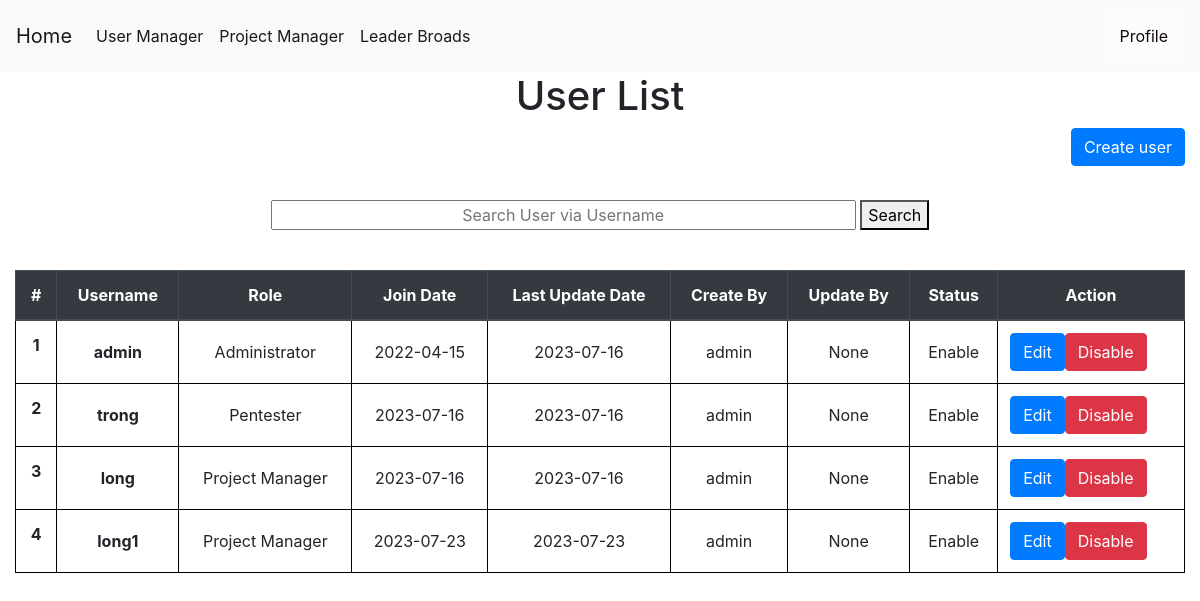
The app's page /enableaccount (signed in), older data.
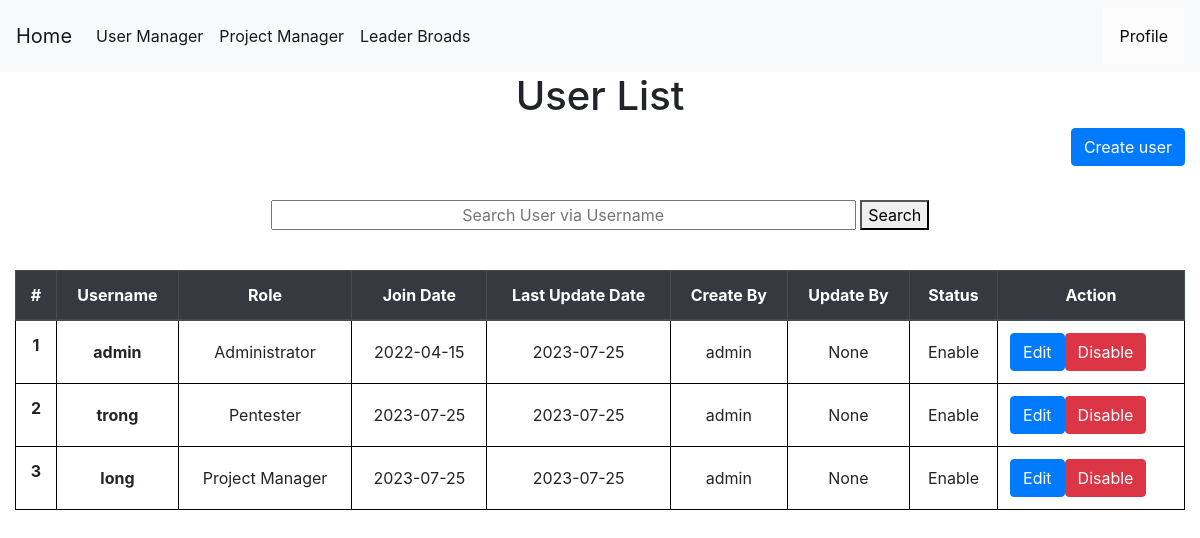
The same page, newer data.
### tables this page shows
CREATE TABLE users (
    userid INTEGER PRIMARY KEY AUTOINCREMENT,
    username TEXT NOT NULL,
    password TEXT NOT NULL,
    join_date date NOT NULL,
    update_date date,
    create_by TEXT NOT NULL,
    update_by TEXT,
    isactive INTEGER NOT NULL,
    role TEXT NOT NULL
);

### app.py (the view, shortened to what this page needs)
@app.route("/enableaccount", methods=('GET', 'POST'))
def enableaccount():
    if session["userid"] == None:
        return redirect(url_for('login'))
    currentuser = get_current_user()
    if currentuser["role"] != 'Administrator':
        return render_template('403.html',)
    msg = ''
    conn = get_db_connection()
    users = conn.execute('SELECT * FROM users').fetchall()
    conn.commit()
    conn.close()
    return render_template('show_user.html', currentuser=currentuser,users=users,msg=msg)

### app.py (called while the page is built)
def get_db_connection():
    conn = sqlite3.connect('database.db')
    conn.row_factory = sqlite3.Row
    return conn

def get_current_user():
    userid = session["userid"]
    conn = get_db_connection()
    user = conn.execute('SELECT * FROM users WHERE userid = ?',(userid,)).fetchone()
    conn.commit()
    conn.close()
    return user

### templates/show_user.html (shortened to what this page needs)
{% extends 'base.html' %}
{% block content %}
    <center><h1>{% block title %}  User List  {% endblock %}</h1></center>
    <link rel= "stylesheet" type= "text/css" href= "{{ url_for('static',filename='css/showuser.css') }}">
    <a href="{{ url_for('add_user')}}" class="btn btn-primary" style="float: right;" role="button" aria-pressed="true">Create user</a>
  <center>
  <form action="{{ url_for('search_user') }}" method ="GET">
    <input style="text-align: center;width:50%;" name="username" type="username" placeholder="Search User via Username" />
    <button>Search</button>
  </form>
</center></br>
    <table class="table">
        <thead class="thead-dark" text-align="center" style="text-align: center;width:100%;">
          <tr>
            <th style="text-align: center"scope="col">#</th>
            <th style="text-align: center"scope="col">Username</th>
            <th style="text-align: center"scope="col">Role</th>
            <th style="text-align: center"scope="col">Join Date</th>
            <th style="text-align: center"scope="col">Last Update Date</th>
            <th style="text-align: center"scope="col">Create By</th>
            <th style="text-align: center"scope="col">Update By</th>
            <th style="text-align: center"scope="col">Status</th>
            <th style="text-align: center"scope="col">Action</th>
          </tr>
        </thead>
        <tbody>
        {% for user in users %}
          <tr>
            <th style="text-align: center"class="counterCell"></th>
            <th style="text-align: center"class="align-middle"  scope="row">{{ user.username }}</th>
            <td style="text-align: center"class="align-middle" >{{ user.role }}</td>
            <td style="text-align: center"class="align-middle" >{{ user.join_date }}</td>
            <td style="text-align: center"class="align-middle" >{{ user.update_date }}</td>
            <td style="text-align: center"class="align-middle" >{{ user.create_by }}</td>
            <td style="text-align: center"class="align-middle" >{{ user.update_by }}</td>
            {% if user.isactive == 1 %}
            <td style="text-align: center"class="align-middle">Enable</td>
            {%else%}
            <td style="text-align: center"class="align-middle">Disable</td>
            {% endif %}
            <td style="text-align: center"class="align-middle">
              <span style="float:left;">
              <a href="{{ url_for('edituser',id= user.userid) }} "class="btn btn-primary">Edit</a>
              </span>
              {% if user.isactive == 1 %}
              <span style="float:left;">
              <form action="{{ url_for('showuser') }}" method=post >
                  <button id="disable" type=submit class="btn btn-danger" >Disable</button>
              </form>
            </span>
            {% endif %}
            </td>
          </tr>
        {% endfor %}
        </tbody>
      </table>
{% endblock %}

### templates/base.html (shortened to what this page needs)
<!doctype html>
<link rel= "stylesheet" type= "text/css" href= "{{ url_for('static',filename='css/style.css') }}">
<html lang="en">
  <head>
    <link rel="stylesheet" href="https://stackpath.bootstrapcdn.com/bootstrap/4.3.1/css/bootstrap.min.css">
  </head>
  <body>
    <nav class="navbar navbar-expand-md navbar-light bg-light">
      {% block sidebar %}
        <a class="navbar-brand" href="{{ url_for('dashboard')}}">Home</a>
        <div class="collapse navbar-collapse" id="navbarNav">
            <ul class="navbar-nav">
              {% if session.userid %}
                {% if session.userid == 1 %}
              <li class="nav-item active">
                <a class="nav-link" href="{{ url_for('showuser')}}">User Manager</a>
              </li>
                {% endif %}
              <li class="nav-item active">
                <a class="nav-link" href="{{ url_for('showproject')}}">Project Manager</a>
              </li>
              <li class="nav-item active">
                <a class="nav-link" href="{{ url_for('leaderboard')}}">Leader Broads</a>
              </li>
              {% endif %}
              </ul>
        </div>
        {% endblock %}
        {% if session.userid %}
        <div class="dropdown">
          <button class="dropbtn">Profile</button>
        </div>
        {% else %}
          <a href="{{ url_for('login')}}" class="nav-link">Login</a>
        {% endif %}
    </nav>
    <div class="container">
        {% block content %} {% endblock %}
    </div>
</html>

### static/css/style.css (style rules this page uses)
table, th, td { border: 1px solid black; }
body { min-height: 100vh; height: 100%; margin: 0; z-index: 10; display: grid; grid-template-rows: auto 1fr auto; }
body { display: flex; flex-direction: column; }
.dropbtn { background-color: #fbfcfb; color: rgb(15, 8, 8); padding: 16px; font-size: 16px; border: none; }
.dropdown { position: relative; display: inline-block; }
.container { max-width: 1680px !important; }

### static/css/showuser.css (style rules this page uses)
table { counter-reset: tableCount; }
.counterCell:before { content: counter(tableCount); counter-increment: tableCount; }

Row changes from the older to the newer data that the page shows:
removed users: username "long1", role "Project Manager", join_date "2023-07-23", update_date "2023-07-23", create_by "admin", update_by "None", isactive "Enable"
changed users "Administrator": update_date "2023-07-16" → "2023-07-25"
changed users "trong": join_date "2023-07-16" → "2023-07-25"; update_date "2023-07-16" → "2023-07-25"
changed users "long": join_date "2023-07-16" → "2023-07-25"; update_date "2023-07-16" → "2023-07-25"
